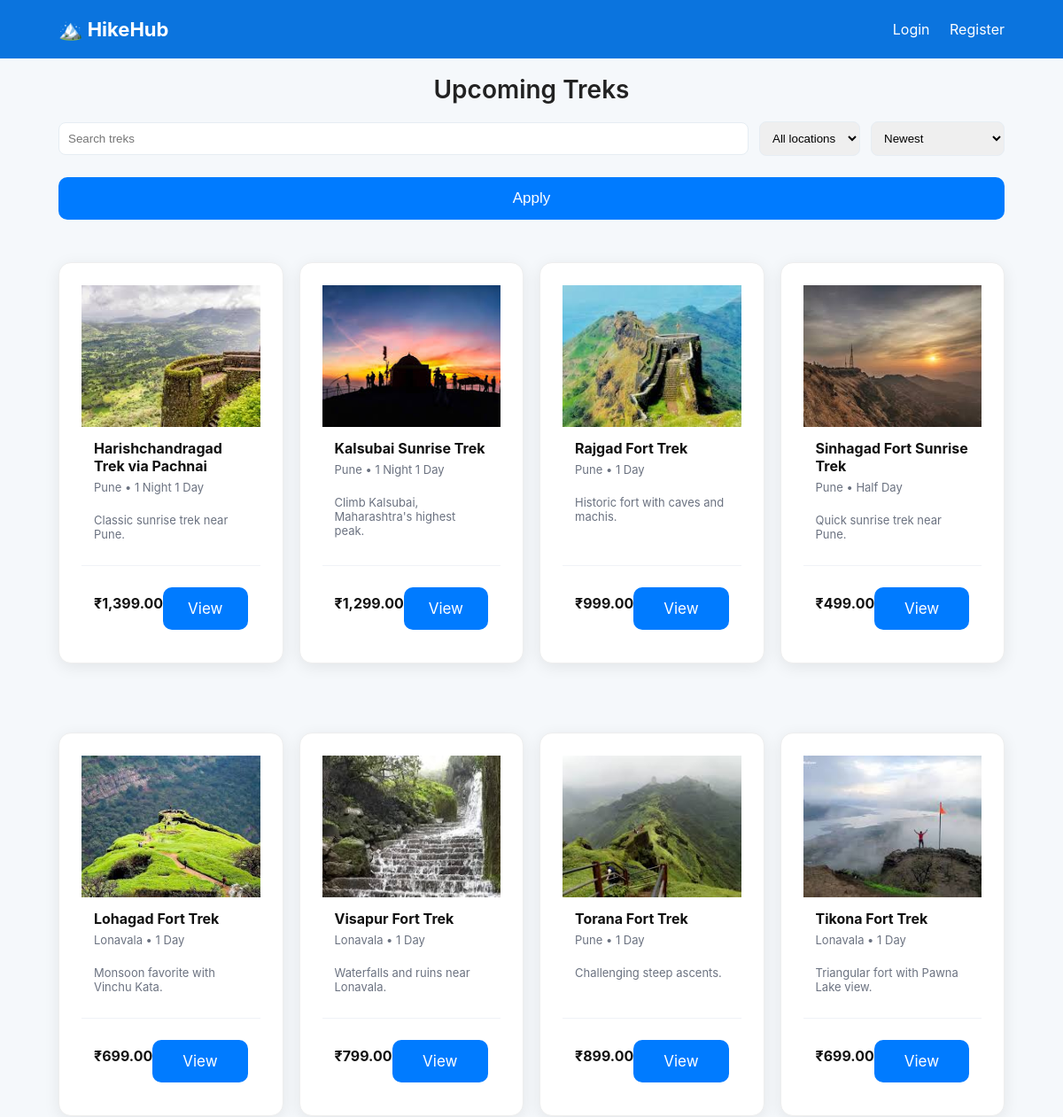
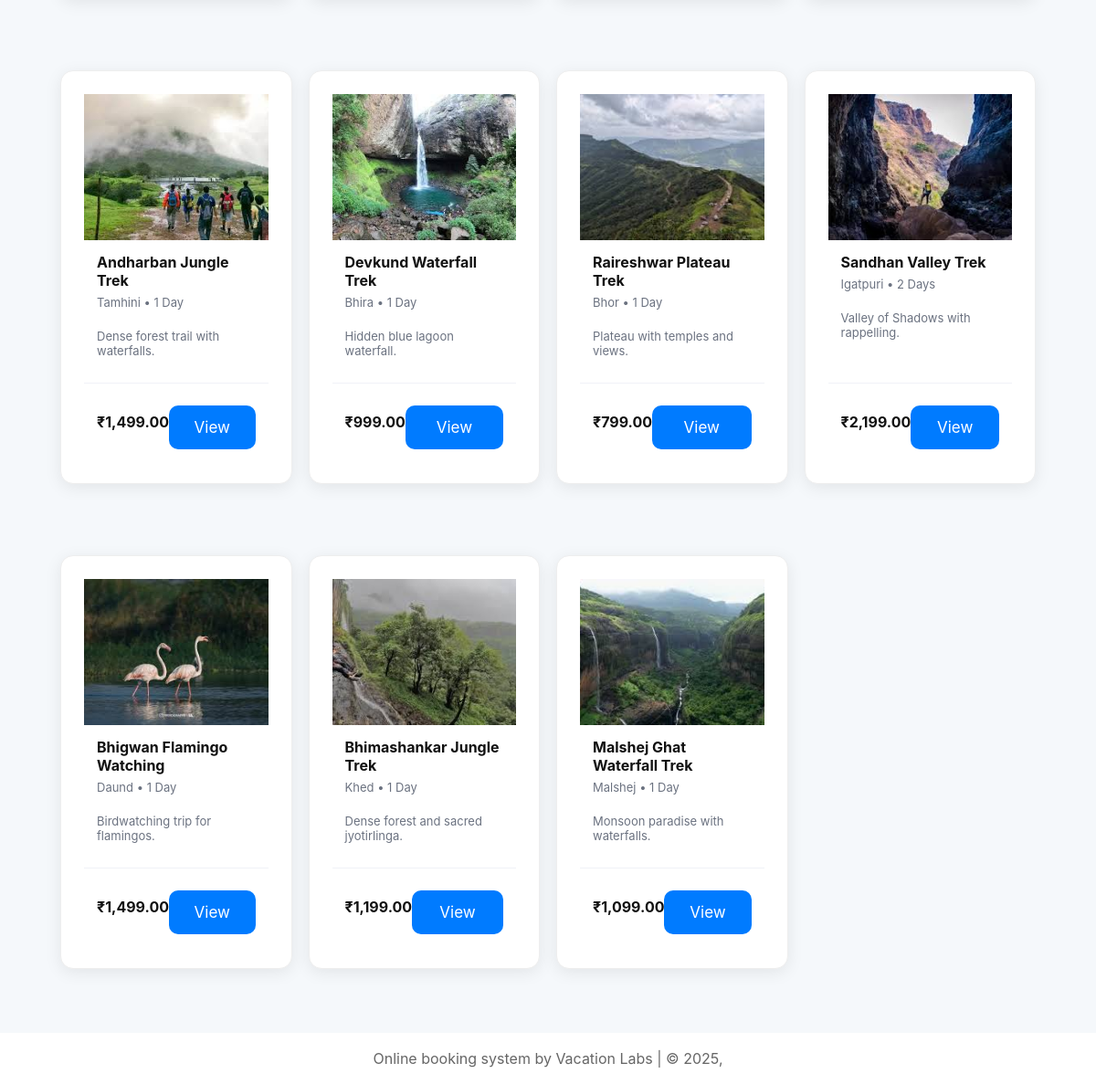
Page /list.php on the committed database (2 pictures, top to bottom).
### tables this page shows
CREATE TABLE treks (id INT AUTO_INCREMENT PRIMARY KEY, title VARCHAR(255) NOT NULL, slug VARCHAR(255) UNIQUE NOT NULL, short_desc VARCHAR(512), long_desc TEXT, price DECIMAL(10,2) NOT NULL, location VARCHAR(150), duration VARCHAR(50), difficulty ENUM('Easy','Moderate','Hard') DEFAULT 'Moderate', start_dates TEXT, seats INT DEFAULT 0, is_featured TINYINT(1) DEFAULT 0, created_at TIMESTAMP DEFAULT CURRENT_TIMESTAMP);

### list.php (the view, shortened to what this page needs)
<?php
require 'db.php';
$search = $_GET['q'] ?? '';
$sort = $_GET['sort'] ?? 'newest';
$where = ['1=1'];
$where_sql = implode(' AND ', $where);
$order_by = 't.created_at DESC';
$sql = "
    SELECT
        t.id, t.title, t.short_desc, t.price, t.location, t.duration,
        (SELECT filename FROM trek_images WHERE trek_id=t.id AND is_cover=1 LIMIT 1) AS cover
    FROM treks t
    WHERE $where_sql
    ORDER BY $order_by
";
$stmt = $conn->prepare($sql);
$stmt->execute();
$res = $stmt->get_result();
$items = $res->fetch_all(MYSQLI_ASSOC);
include 'header.php';
?>
<h1 style="margin-top:18px">Upcoming Treks</h1>
<form method="get" class="controls">
  <input class="search-bar" name="q" placeholder="Search treks" value="<?=htmlspecialchars($search)?>">
  <select name="location">
      <option value="">All locations</option>
  </select>
  <select name="sort">
      <option value="newest" <?=($sort=='newest')?'selected':''?>>Newest</option>
  </select>
  <button class="btn">Apply</button>
</form>
<div class="grid">
<?php foreach($items as $it): ?>
  <div class="card">
    <img src="images/<?=htmlspecialchars($it['cover'] ?: 'trek_1.jpg')?>" alt="">
    <div class="body">
      <h3 class="title"><?=htmlspecialchars($it['title'])?></h3>
      <div class="meta"><?=htmlspecialchars($it['location'])?> • <?=htmlspecialchars($it['duration'])?></div>
      <p class="small"><?=htmlspecialchars($it['short_desc'])?></p>
    </div>
    <div class="price-row">
      <div><strong>₹<?=number_format($it['price'], 2)?></strong></div>
      <a class="btn" href="trek.php?id=<?=$it['id']?>">View</a>
    </div>
  </div>
<?php endforeach; ?>
</div>
<?php include 'footer.php'; ?>

### header.php (shortened to what this page needs)
<!doctype html>
<html>
<head>
  <link rel="stylesheet" href="styles.css">
</head>
<body>
<header class="site-header">
  <div class="container">
    <a href="list.php" class="logo">🏔️ HikeHub</a>
    <nav class="nav">
    <?php if(isset($_SESSION['user_id'])): ?>
      <span style="color:#fff;margin-right:10px">Hi, <?= htmlspecialchars($_SESSION['user_name']); ?></span>
      <a href="dashboard.php">My Bookings</a>
      <a href="logout.php">Logout</a>
    <?php else: ?>
      <a href="login.php">Login</a>
      <a href="register.php">Register</a>
    <?php endif; ?>
    </nav>
  </div>
</header>
<main class="container">

### footer.php
</main>
<footer class="site-footer"><div class="container">Online booking system by Vacation Labs | © 2025, </div></footer>
</body></html>

### styles.css (style rules this page uses)
:root { --accent:#0b74de;--muted:#6b7280 }
* { box-sizing:border-box }
body { font-family:Inter,system-ui,-apple-system,Segoe UI,Roboto,Arial;margin:0;background:#f5f8fb;color:#111 }
.container { max-width:1100px;margin:0 auto;padding:0 16px }
.site-header { background:var(--accent);color:#fff;padding:20px 0 }
.site-header .container { display:flex;align-items:center;justify-content:space-between }
.logo { font-weight:700;color:#fff;text-decoration:none;font-size:22px }
.nav a { color:#fff;margin-left:18px;text-decoration:none }
.site-footer { background:#fff;padding:18px 0;margin-top:40px;color:#666;text-align:center }
.controls { display:flex;gap:12px;align-items:center;margin:18px 0;flex-wrap:wrap }
.controls input, .controls select { padding:10px;border-radius:8px;border:1px solid #e6edf3 }
.grid { display:grid;grid-template-columns:repeat(auto-fill,minmax(250px,1fr));gap:18px;margin-top:12px }
.card { background:#fff;border-radius:12px;overflow:hidden;box-shadow:0 8px 26px rgba(12,16,32,0.06);display:flex;flex-direction:column }
.card img { width:100%;height:160px;object-fit:cover }
.card .body { padding:14px;flex:1;display:flex;flex-direction:column }
.title { font-weight:700;margin:0 0 6px;font-size:16px }
.meta { font-size:13px;color:var(--muted);margin-bottom:8px }
.price-row { display:flex;justify-content:space-between;align-items:center;padding:12px 14px;border-top:1px solid #f0f2f7 }
.btn { background:var(--accent);color:#fff;padding:8px 12px;border-radius:8px;text-decoration:none }
.small { font-size:13px;color:var(--muted) }
.search-bar { flex:1;min-width:200px }
h1 { text-align: center; margin-top: 20px; font-size: 28px; color: #222; font-weight: 600; }
.card { background: #ffffff; padding: 25px; margin: 30px auto; max-width: 600px; border-radius: 14px; box-shadow: 0 4px 18px rgba(0,0,0,0.08); border: 1px solid #eee; }
.btn { width: 100%; display: block; background: #007bff; color: #fff; padding: 14px; text-align: center; border: none; border-radius: 10px; font-size: 17px; cursor: pointer; margin-top: 12px; transition: 0.25s ease; }

### rows in the picture
treks: shows a picture, title "Harishchandragad Trek via Pachnai", location "Pune", duration "1 Night 1 Day", short_desc "Classic sunrise trek near Pune.", price "1,399.00"
treks: shows a picture, title "Kalsubai Sunrise Trek", location "Pune", duration "1 Night 1 Day", short_desc "Climb Kalsubai, Maharashtra's highest peak.", price "1,299.00"
treks: shows a picture, title "Rajgad Fort Trek", location "Pune", duration "1 Day", short_desc "Historic fort with caves and machis.", price "999.00"
treks: shows a picture, title "Sinhagad Fort Sunrise Trek", location "Pune", duration "Half Day", short_desc "Quick sunrise trek near Pune.", price "499.00"
treks: shows a picture, title "Lohagad Fort Trek", location "Lonavala", duration "1 Day", short_desc "Monsoon favorite with Vinchu Kata.", price "699.00"
treks: shows a picture, title "Visapur Fort Trek", location "Lonavala", duration "1 Day", short_desc "Waterfalls and ruins near Lonavala.", price "799.00"
treks: shows a picture, title "Torana Fort Trek", location "Pune", duration "1 Day", short_desc "Challenging steep ascents.", price "899.00"
treks: shows a picture, title "Tikona Fort Trek", location "Lonavala", duration "1 Day", short_desc "Triangular fort with Pawna Lake view.", price "699.00"
treks: shows a picture, title "Andharban Jungle Trek", location "Tamhini", duration "1 Day", short_desc "Dense forest trail with waterfalls.", price "1,499.00"
treks: shows a picture, title "Devkund Waterfall Trek", location "Bhira", duration "1 Day", short_desc "Hidden blue lagoon waterfall.", price "999.00"
treks: shows a picture, title "Raireshwar Plateau Trek", location "Bhor", duration "1 Day", short_desc "Plateau with temples and views.", price "799.00"
treks: shows a picture, title "Sandhan Valley Trek", location "Igatpuri", duration "2 Days", short_desc "Valley of Shadows with rappelling.", price "2,199.00"
treks: shows a picture, title "Bhigwan Flamingo Watching", location "Daund", duration "1 Day", short_desc "Birdwatching trip for flamingos.", price "1,499.00"
treks: shows a picture, title "Bhimashankar Jungle Trek", location "Khed", duration "1 Day", short_desc "Dense forest and sacred jyotirlinga.", price "1,199.00"
treks: shows a picture, title "Malshej Ghat Waterfall Trek", location "Malshej", duration "1 Day", short_desc "Monsoon paradise with waterfalls.", price "1,099.00"
